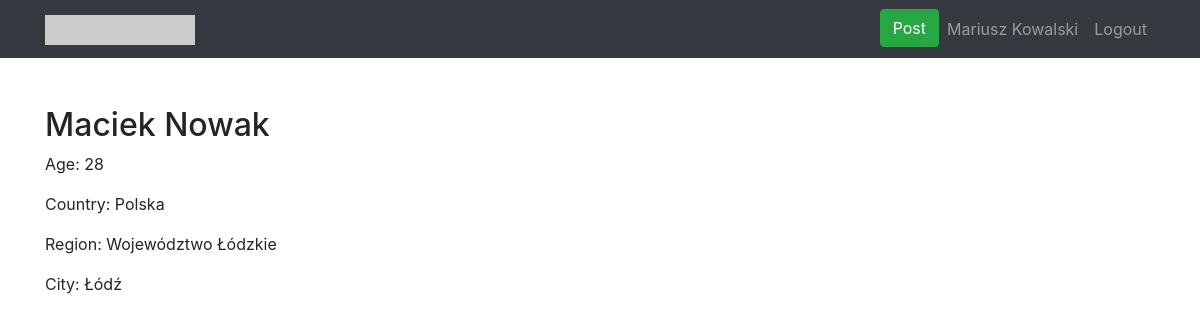
/profile.php?user_id=3 (signed in), run on an earlier commit of the app's database.
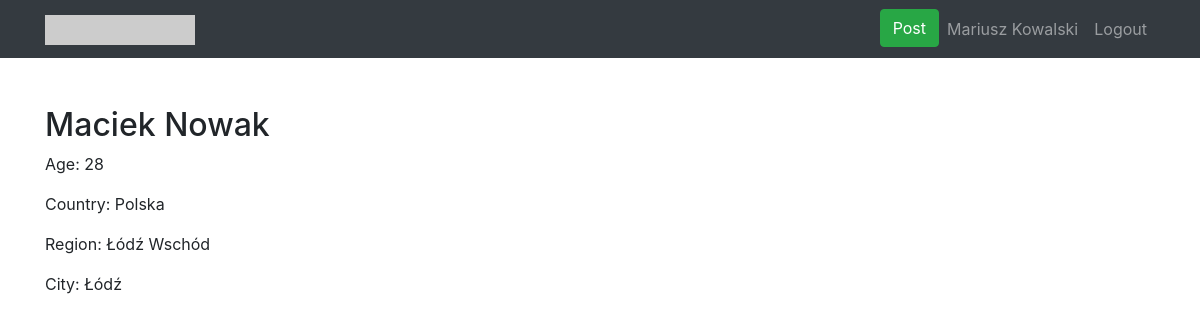
And on a later commit of the database.
### tables this page shows
CREATE TABLE `users` (
  `user_id` int(11) NOT NULL,
  `Login` varchar(35) NOT NULL,
  `E-mail` varchar(50) NOT NULL,
  `Password` varchar(50) NOT NULL,
  `First` varchar(35) NOT NULL,
  `Last` varchar(50) NOT NULL,
  `Age` int(3) NOT NULL,
  `City` varchar(40) NOT NULL,
  `Region` varchar(40) NOT NULL,
  `Country` varchar(40) NOT NULL
);

### profile.php (the view, shortened to what this page needs)
<!DOCTYPE html>
<?php require_once "cfg/config.php"; ?>
<html lang="en">
<head>
    <?php
    if(isset($_SESSION['username']) && $_SESSION['logged']) {
        $connect = new mysqli($host, $db_user, $db_password, $db_name);
        $connect->set_charset("utf8");
        $user = $_SESSION['username'];
        $result = $connect->query("SELECT * FROM users WHERE Login='$user'");
        $data = $result->fetch_assoc();
        if($_SESSION['username'] == $data['Login']) {
            $username = $data["First"]." ".$data["Last"];
        }
    } else {
        header("Location: login.php");
    }
    ?>
    <link href="vendor/bootstrap/css/bootstrap.min.css" rel="stylesheet">
    <link href="css/logo-nav.css" rel="stylesheet">
</head>
<body>
<nav class="navbar navbar-expand-lg navbar-dark bg-dark fixed-top">
    <div class="container">
        <a class="navbar-brand" href="index.php">
            <img src="http://placehold.it/300x60?text=Logo" width="150" height="30" alt="">
        </a>
        <div class="collapse navbar-collapse" id="navbarResponsive">
            <ul class="navbar-nav ml-auto">
                <li class="nav-item">
                    <a class="btn btn-success" href="post.php">Post</a>
                </li>
                <li class="nav-item">
                    <?php echo '<a class="nav-link" href="profile.php?user_id='.$data['user_id'].'">'.$username.'</a>';?>
                </li>
                <li class="nav-item">
                    <a class="nav-link" href="include/logout.php">Logout</a>
                </li>
            </ul>
        </div>
    </div>
</nav>
<div class="container" style="margin-top:50px;">
<?php
    if(isset($_GET['user_id'])) {
        $i = $_GET['user_id'];
        $data_row = $connect->query("SELECT * FROM users WHERE user_id='$i'");
        $user = $data_row->fetch_assoc();
        echo '<h2>' . $user["First"] . ' ' . $user["Last"] . '</h2>
            <p class="text-justify">Age: ' . $user["Age"] . '</p>
            <p class="text-justify">Country: ' . $user["Country"] . '</p>
            <p class="text-justify">Region: ' . $user["Region"] . '</p>
            <p class="text-justify">City: ' . $user["City"] . '</p>';
    }
?>
</div>
</body>
</html>

What changed in the data, as far as the page shows it:
changed users "Maciek": Region "Województwo Łódzkie" → "Łódź Wschód"
